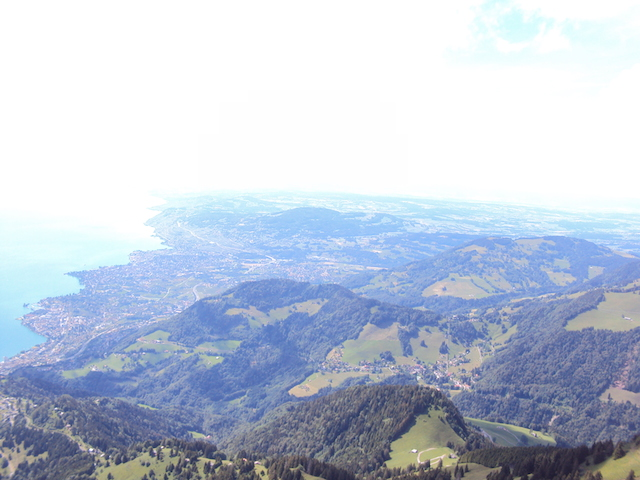
#> input picture CS543_CV/Lab3_imageStiching_shape_from_shading/data/ledge/3.JPG, 640 x 480 px, found by its file name
$ python Yang_Derek_a3_p1.py
#> lines starting #> are read from the running program, lines starting #| are printed output that depends on the picture; long printed decimals are rounded
# imports
import numpy as np
import skimage
import cv2
import matplotlib.pyplot as plt
from scipy.spatial import distance
import scipy
import random as rd

##############################################
### Provided code - nothing to change here ###
##############################################

"""
Harris Corner Detector
Usage: Call the function harris(filename) for corner detection
Reference   (Code adapted from):
             http://www.kaij.org/blog/?p=89
             Kai Jiang - Harris Corner Detector in Python

"""
from pylab import *
from scipy import signal
from scipy import *
import numpy as np
from PIL import Image

# [114 lines left out: functions harris, gauss_derivative_kernels, gauss_kernel, compute_harris_response, get_harris_points, plot_harris_points and 1 more, not called in this run]

# Usage:
# fig, ax = plt.subplots(figsize=(20,10))
# plot_inlier_matches(ax, img1, img2, computed_inliers)


#######################################
### Your implementation starts here ###
#######################################

# See assignment page for the instructions!
def compute_error(H,matches):
    num_pairs = len(matches)

    p1 = np.concatenate((matches[:,0:2],np.ones((1,num_pairs)).T),axis = 1)
    p2 = matches[:,2:4]

    t_p1 = np.zeros((num_pairs,2))

    for i in range(num_pairs):
        t_p1[i] = (np.matmul(H, p1[i]) / np.matmul(H, p1[i])[-1])[0:2]

    return np.linalg.norm(p2 - t_p1, axis=1) ** 2

def compute_homo(subset):
    A = []

    for i in range(subset.shape[0]):

        p1 = np.append(subset[i][0:2], 1)
        p2 = np.append(subset[i][2:4], 1)

        row1 = [0, 0, 0, p1[0], p1[1], p1[2], -p2[1]*p1[0], -p2[1]*p1[1], -p2[1]*p1[2]]
        row2 = [p1[0], p1[1], p1[2], 0, 0, 0, -p2[0]*p1[0], -p2[0]*p1[1], -p2[0]*p1[2]]

        A.append(row1)
        A.append(row2)

    U, s, V = np.linalg.svd(np.array(A))

    H = V[len(V)-1].reshape(3, 3)

    H = H / H[2, 2]

    return H


def ransac(img1,img2,matches,threshold):
    inliers = 0
    best_inliers = 0
    best_H = []
    best_inliers_pt = []

    for i in range(1000):
        idx = rd.sample(range(matches.shape[0]),4)
        subset = matches[idx]

        H = compute_homo(subset)

        if np.linalg.matrix_rank(H) < 3:
            continue

        error = compute_error(H,matches)
        mask = np.where(error < threshold)[0]
        inliers_pt  = matches[mask]

        inliers = len(inliers_pt)
        if inliers > best_inliers:
            best_inliers = inliers
            best_H = H.copy()
            best_inliers_pt = inliers_pt.copy()

            avg_residual = sum(compute_error(best_H,best_inliers_pt)) / best_inliers

    print("Inliers:",best_inliers,"Average residuals:",avg_residual)

    fig,ax = plt.subplots(figsize=(20,10))
    #plot_inlier_matches(ax, img1, img2, best_inliers_pt)
    #plt.savefig("plot_basic.jpg")

    return best_H

def distance_calculation(kp1,dsp1,kp2,dsp2,threshold):
    dist = scipy.spatial.distance.cdist(dsp1, dsp2, 'sqeuclidean')

    idx1 = np.where(dist < threshold)[0]
    idx2 = np.where(dist < threshold)[1]

    cd1 = np.array([kp1[idx].pt for idx in idx1])
    cd2 = np.array([kp2[idx].pt for idx in idx2])

    matches = np.concatenate((cd1, cd2), axis=1)

    return matches

def warp_and_stitch(img1,img2,H):
    transform = skimage.transform.ProjectiveTransform(H)
    warp = skimage.transform.warp

    h,w,_ = img1.shape

    c_temp = np.array([[0, 0],
                        [0, h],
                        [w, 0],
                        [w, h]])

    c_w = transform(c_temp)
    corner = np.vstack((c_w, c_temp))

    c_min = np.min(corner, axis=0)
    c_max = np.max(corner, axis=0)

    output_shape = (c_max - c_min)
    output_shape = np.ceil(output_shape[::-1])

    offset = skimage.transform.SimilarityTransform(translation=-c_min)

    img1_w = warp(img1, (transform + offset).inverse, output_shape=output_shape, cval=0)
    img2_w = warp(img2, offset.inverse, output_shape=output_shape, cval=0)

    img2_w[img1_w > 0] = 0
    result = img1_w + img2_w
    result = cv2.convertScaleAbs(result, alpha=(255.0))
    return result


def stitch_image(img1,img2):
    img1_g = cv2.cvtColor(img1,cv2.COLOR_BGR2GRAY)
    img2_g = cv2.cvtColor(img2,cv2.COLOR_BGR2GRAY)

    kp1,dsp1 = cv2.SIFT_create().detectAndCompute(img1_g,None)
    kp2,dsp2 = cv2.SIFT_create().detectAndCompute(img2_g,None)

    matches = distance_calculation(kp1,dsp1,kp2,dsp2,9000)

    H = ransac(img1_g,img2_g,matches,1.5)

    stitched = warp_and_stitch(img1,img2,H)

    return stitched

def main():
    #img_dir = 'data/'
    img_dir = 'data/ledge/'

    #img_name = ['right.jpg','left.jpg']
    img_name = ['3.jpg','2.jpg','1.jpg']
    img_list = []

    for name in img_name:
        img_list.append(cv2.imread(img_dir + name))

    while len(img_list) > 1 :
        img1 = img_list.pop()
        img2 = img_list.pop()
        stitched_img = stitch_image(img1,img2)
        img_list.insert(0,stitched_img)
#> this loop made 2 passes
#| Inliers: 378 Average residuals: 0.381
#| Inliers: 271 Average residuals: 0.4053
#> pass 1, in stitch_image, `img1_g = cv2.cvtColor(img1,cv2.COLOR_BGR2GRAY)`:
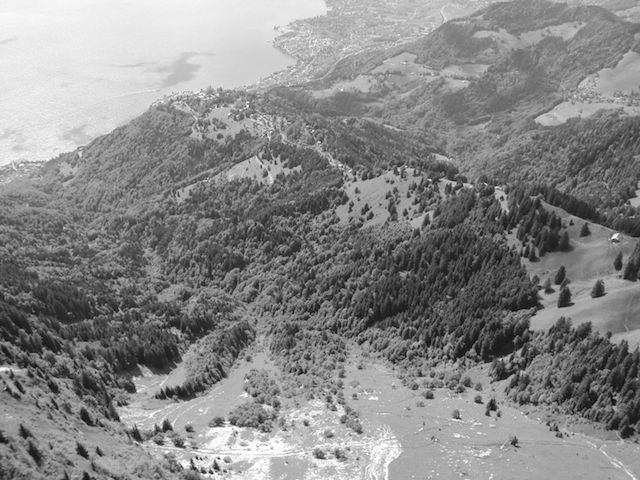
#> img1_g: shape (480, 640); min 1, max 255, mean 135.7
#> pass 1, in stitch_image, `img2_g = cv2.cvtColor(img2,cv2.COLOR_BGR2GRAY)`:
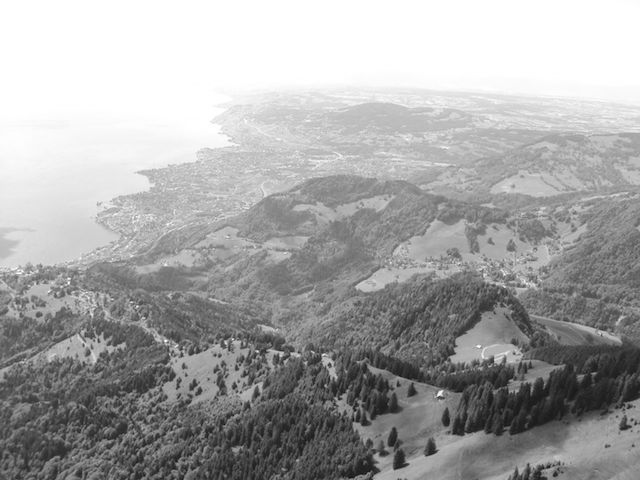
#> img2_g: shape (480, 640); min 13, max 255, mean 166.2
#> pass 1, in distance_calculation, `dist = scipy.spatial.distance.cdist(dsp1, dsp2, 'sqeuclidean')`:
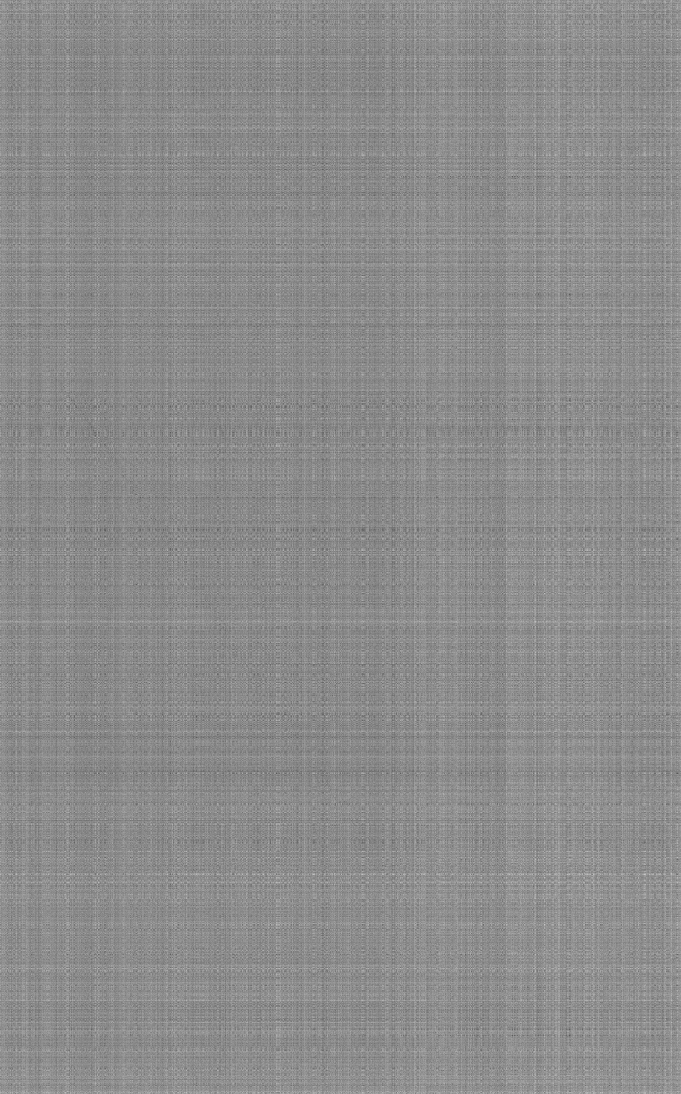
#> dist: shape (4375, 2724) float64 (shown at 1/4 size); min 302, max 488154, mean 268785.7; drawn with min black and max white
#> pass 1, in warp_and_stitch, `img1_w = warp(img1, (transform + offset).inverse, output_shape=output_..`:
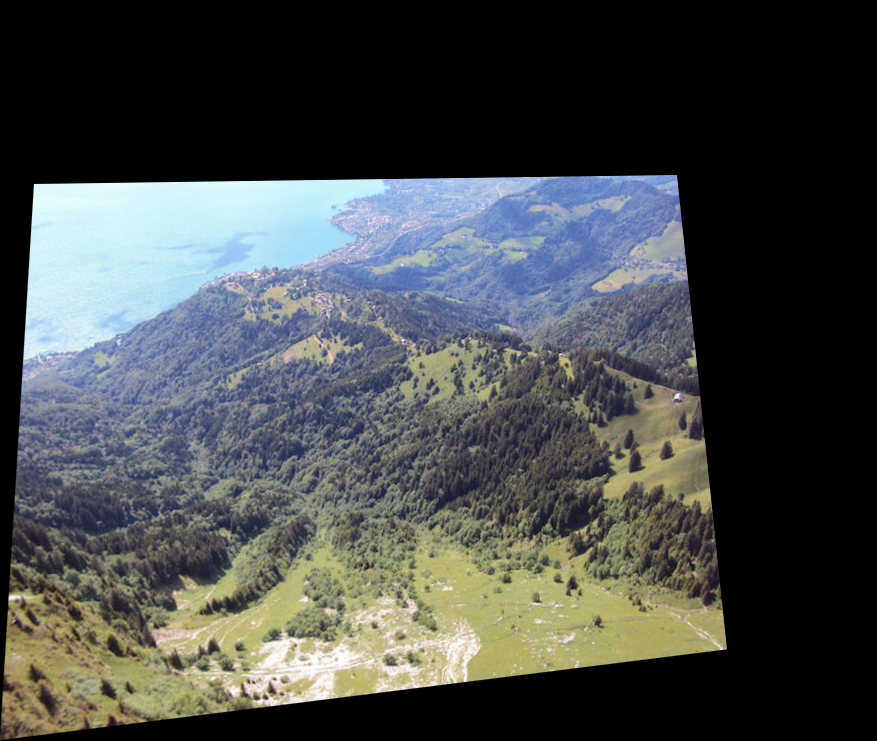
#> img1_w: shape (741, 877, 3) float64; mean B, G, R 0.291, 0.293, 0.28
#> img1 is the input picture: shape (480, 640, 3); mean B, G, R 215.8, 199.6, 190


    cv2.imshow("result",img_list[0])
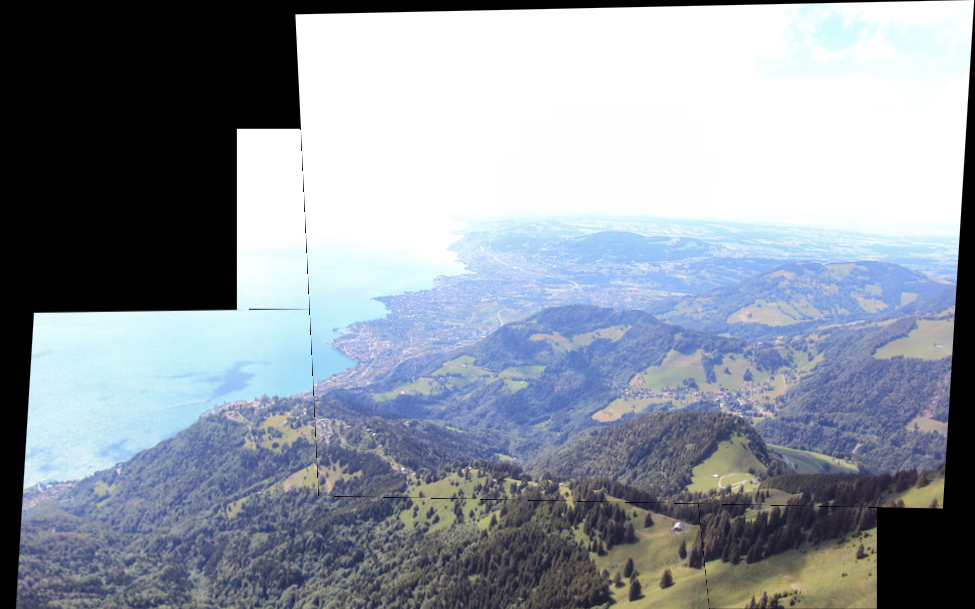
#> window 'result': shape (609, 975, 3); mean B, G, R 160.3, 149.7, 141.8
    cv2.imwrite("result_ledge.jpg",img_list[0])
    cv2.waitKey(0)
    cv2.destroyAllWindows()


if __name__ == '__main__':
    main()
